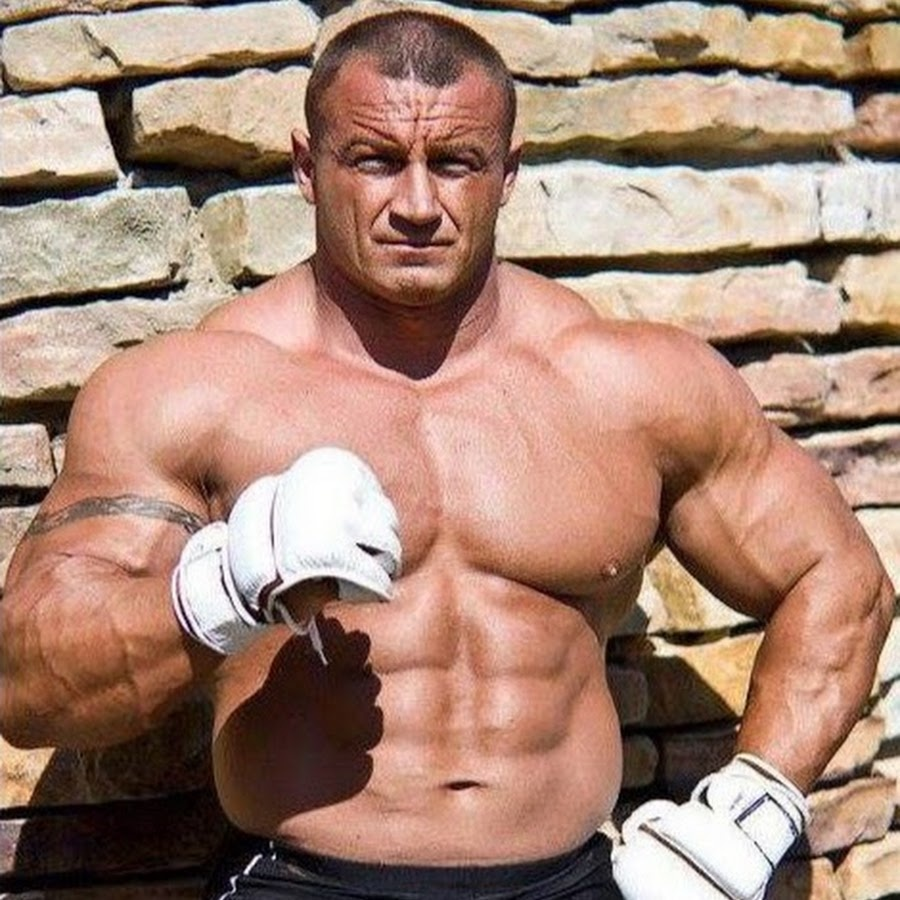
#> input picture przetwarzanie_obrazow/LAB1/pudzian.jpg, 900 x 900 px
$ python LAB4.5.py
#> lines starting #> are read from the running program, lines starting #| are printed output that depends on the picture
import cv2 as cv
import numpy as np

path = "C:\\Users\\wojda\\OneDrive\\Dokumenty\\GitHub\\skryptowe_jezyki_LAB\\przetwarzanie_obrazow\\LAB1"
cv.samples.addSamplesDataSearchPath(path)

img = cv.imread(cv.samples.findFile('pudzian.jpg'))
#> img is the input picture: shape (900, 900, 3); mean B, G, R 117.4, 133.6, 166.7

scale_percent = 50
width = int(img.shape[1] * scale_percent / 100)  # zwiększenie szerokości
#> width = 450
height = int(img.shape[0] * scale_percent / 100)  # zwiększenie wysokości
#> height = 450
dimensions = (width, height)
#> dimensions = (450, 450)

resized = cv.resize(img, dimensions)
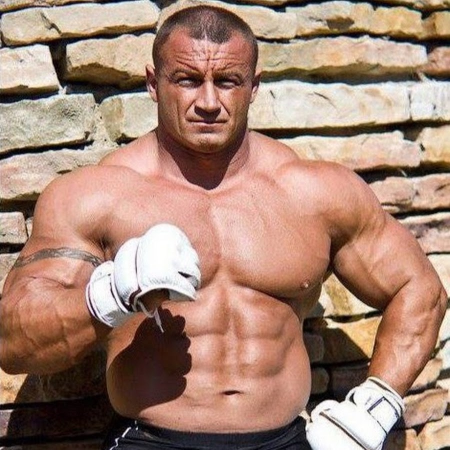
#> resized: shape (450, 450, 3); mean B, G, R 117.5, 133.7, 166.8
kernel = np.array([[0, -1, 0],
                   [-1, 5,-1],
                   [0, -1, 0]])
sharpened1 = cv.filter2D(src=resized, ddepth=-1, kernel=kernel)
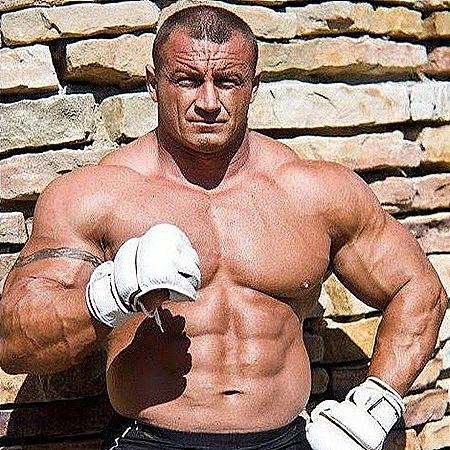
#> sharpened1: shape (450, 450, 3); mean B, G, R 118.5, 134.1, 166
sharpened2 = cv.GaussianBlur(resized, (5, 5), cv.BORDER_DEFAULT)
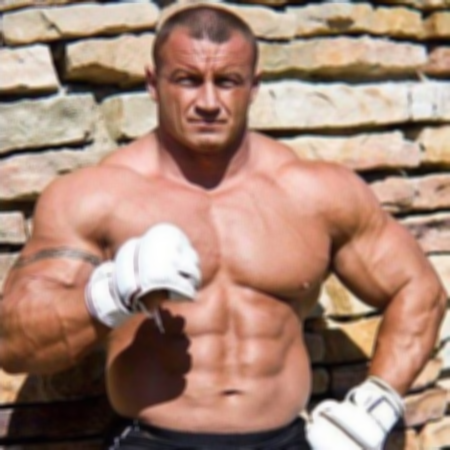
#> sharpened2: shape (450, 450, 3); mean B, G, R 117.5, 133.7, 166.8
sharpened3 = cv.medianBlur(resized, 5)
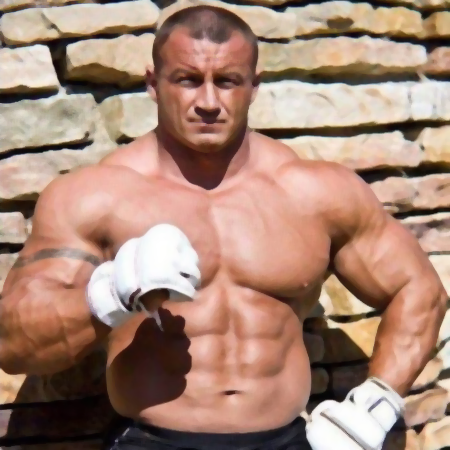
#> sharpened3: shape (450, 450, 3); mean B, G, R 117.7, 134, 167.3

cv.imshow('Display', resized)
cv.imshow('Sharpened', sharpened1)
cv.imshow('Sharpened 2', sharpened2)
cv.imshow('Sharpened 3', sharpened3)


klawisz = cv.waitKey(0)
#> (key Esc is pressed here)
